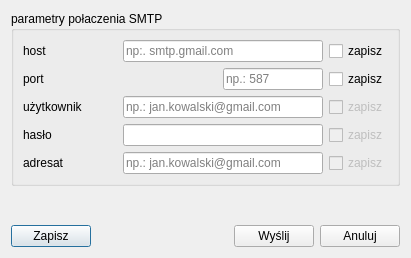
<?xml version="1.0" encoding="UTF-8"?>
<ui version="4.0">
 <class>smtp_dlg</class>
 <widget class="QDialog" name="smtp_dlg">
  <property name="geometry">
   <rect>
    <x>0</x>
    <y>0</y>
    <width>411</width>
    <height>258</height>
   </rect>
  </property>
  <property name="windowTitle">
   <string>Dialog</string>
  </property>
  <layout class="QVBoxLayout" name="verticalLayout_2">
   <item>
    <widget class="QGroupBox" name="verticalGroupBox">
     <property name="title">
      <string>parametry połaczenia SMTP</string>
     </property>
     <layout class="QVBoxLayout" name="verticalLayout">
      <item>
       <layout class="QHBoxLayout" name="horizontalLayout">
        <item>
         <widget class="QLabel" name="host_lbl">
          <property name="text">
           <string>host          </string>
          </property>
         </widget>
        </item>
        <item>
         <spacer name="horizontalSpacer_2">
          <property name="orientation">
           <enum>Qt::Horizontal</enum>
          </property>
          <property name="sizeHint" stdset="0">
           <size>
            <width>40</width>
            <height>20</height>
           </size>
          </property>
         </spacer>
        </item>
        <item>
         <widget class="QgsFilterLineEdit" name="host_lineEdit">
          <property name="minimumSize">
           <size>
            <width>200</width>
            <height>0</height>
           </size>
          </property>
          <property name="placeholderText">
           <string>np:. smtp.gmail.com</string>
          </property>
          <property name="qgisRelation" stdset="0">
           <string notr="true"/>
          </property>
         </widget>
        </item>
        <item>
         <widget class="QCheckBox" name="host_chkbx">
          <property name="text">
           <string>zapisz</string>
          </property>
         </widget>
        </item>
       </layout>
      </item>
      <item>
       <layout class="QHBoxLayout" name="horizontalLayout_4">
        <item>
         <widget class="QLabel" name="port_lbl">
          <property name="text">
           <string>port          </string>
          </property>
         </widget>
        </item>
        <item>
         <spacer name="horizontalSpacer_3">
          <property name="orientation">
           <enum>Qt::Horizontal</enum>
          </property>
          <property name="sizeHint" stdset="0">
           <size>
            <width>40</width>
            <height>20</height>
           </size>
          </property>
         </spacer>
        </item>
        <item>
         <widget class="QgsFilterLineEdit" name="port_lineEdit">
          <property name="minimumSize">
           <size>
            <width>0</width>
            <height>0</height>
           </size>
          </property>
          <property name="maximumSize">
           <size>
            <width>100</width>
            <height>16777215</height>
           </size>
          </property>
          <property name="inputMask">
           <string/>
          </property>
          <property name="text">
           <string/>
          </property>
          <property name="maxLength">
           <number>6</number>
          </property>
          <property name="placeholderText">
           <string>np.: 587</string>
          </property>
          <property name="qgisRelation" stdset="0">
           <string notr="true"/>
          </property>
         </widget>
        </item>
        <item>
         <widget class="QCheckBox" name="port_chkbx">
          <property name="text">
           <string>zapisz</string>
          </property>
         </widget>
        </item>
       </layout>
      </item>
      <item>
       <layout class="QHBoxLayout" name="horizontalLayout_3">
        <item>
         <widget class="QLabel" name="user_lbl">
          <property name="text">
           <string>użytkownik</string>
          </property>
         </widget>
        </item>
        <item>
         <spacer name="horizontalSpacer_4">
          <property name="orientation">
           <enum>Qt::Horizontal</enum>
          </property>
          <property name="sizeHint" stdset="0">
           <size>
            <width>40</width>
            <height>20</height>
           </size>
          </property>
         </spacer>
        </item>
        <item>
         <widget class="QgsFilterLineEdit" name="user_lineEdit">
          <property name="minimumSize">
           <size>
            <width>200</width>
            <height>0</height>
           </size>
          </property>
          <property name="placeholderText">
           <string>np.: jan.kowalski@gmail.com</string>
          </property>
          <property name="qgisRelation" stdset="0">
           <string notr="true"/>
          </property>
         </widget>
        </item>
        <item>
         <widget class="QCheckBox" name="user_chkbx">
          <property name="enabled">
           <bool>false</bool>
          </property>
          <property name="text">
           <string>zapisz</string>
          </property>
         </widget>
        </item>
       </layout>
      </item>
      <item>
       <layout class="QHBoxLayout" name="horizontalLayout_5">
        <item>
         <widget class="QLabel" name="pass_lbl">
          <property name="text">
           <string>hasło        </string>
          </property>
         </widget>
        </item>
        <item>
         <spacer name="horizontalSpacer_5">
          <property name="orientation">
           <enum>Qt::Horizontal</enum>
          </property>
          <property name="sizeHint" stdset="0">
           <size>
            <width>40</width>
            <height>20</height>
           </size>
          </property>
         </spacer>
        </item>
        <item>
         <widget class="QgsPasswordLineEdit" name="pass_lineEdit">
          <property name="minimumSize">
           <size>
            <width>200</width>
            <height>0</height>
           </size>
          </property>
         </widget>
        </item>
        <item>
         <widget class="QCheckBox" name="pass_chkbx">
          <property name="enabled">
           <bool>false</bool>
          </property>
          <property name="text">
           <string>zapisz</string>
          </property>
         </widget>
        </item>
       </layout>
      </item>
      <item>
       <layout class="QHBoxLayout" name="horizontalLayout_2">
        <item>
         <widget class="QLabel" name="receiver_lbl">
          <property name="text">
           <string>adresat     </string>
          </property>
         </widget>
        </item>
        <item>
         <spacer name="horizontalSpacer_6">
          <property name="orientation">
           <enum>Qt::Horizontal</enum>
          </property>
          <property name="sizeHint" stdset="0">
           <size>
            <width>40</width>
            <height>20</height>
           </size>
          </property>
         </spacer>
        </item>
        <item>
         <widget class="QgsFilterLineEdit" name="receiver_lineEdit">
          <property name="minimumSize">
           <size>
            <width>200</width>
            <height>0</height>
           </size>
          </property>
          <property name="placeholderText">
           <string>np.: jan.kowalski@gmail.com</string>
          </property>
          <property name="qgisRelation" stdset="0">
           <string notr="true"/>
          </property>
         </widget>
        </item>
        <item>
         <widget class="QCheckBox" name="receiver_chkbx">
          <property name="enabled">
           <bool>false</bool>
          </property>
          <property name="text">
           <string>zapisz</string>
          </property>
         </widget>
        </item>
       </layout>
      </item>
     </layout>
    </widget>
   </item>
   <item>
    <spacer name="verticalSpacer">
     <property name="orientation">
      <enum>Qt::Vertical</enum>
     </property>
     <property name="sizeHint" stdset="0">
      <size>
       <width>20</width>
       <height>40</height>
      </size>
     </property>
    </spacer>
   </item>
   <item>
    <layout class="QHBoxLayout" name="horizontalLayout_6">
     <item>
      <widget class="QPushButton" name="save_btn">
       <property name="text">
        <string>Zapisz</string>
       </property>
      </widget>
     </item>
     <item>
      <spacer name="horizontalSpacer">
       <property name="orientation">
        <enum>Qt::Horizontal</enum>
       </property>
       <property name="sizeHint" stdset="0">
        <size>
         <width>40</width>
         <height>20</height>
        </size>
       </property>
      </spacer>
     </item>
     <item>
      <widget class="QPushButton" name="send_btn">
       <property name="text">
        <string>Wyślij</string>
       </property>
      </widget>
     </item>
     <item>
      <widget class="QPushButton" name="cancel_btn">
       <property name="text">
        <string>Anuluj</string>
       </property>
      </widget>
     </item>
    </layout>
   </item>
  </layout>
 </widget>
 <customwidgets>
  <customwidget>
   <class>QgsFilterLineEdit</class>
   <extends>QLineEdit</extends>
   <header>qgsfilterlineedit.h</header>
  </customwidget>
  <customwidget>
   <class>QgsPasswordLineEdit</class>
   <extends>QLineEdit</extends>
   <header>qgspasswordlineedit.h</header>
  </customwidget>
 </customwidgets>
 <resources/>
 <connections/>
</ui>
